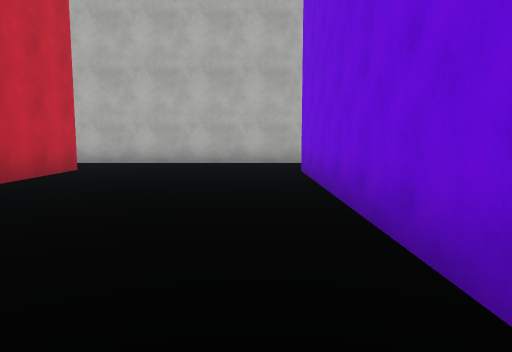
View 1 (above)

24 first-person views from a walk through a scene from a Unity 3-D project. The camera is 1.4 m above the floor, tilts 6° down and sees 70° across. The floor is counted in squares, 2 m on a side. Each view is taken from the middle of a square. On the plan, view 1 faces up. The plan holds only what a view shows up to about 11 squares ahead; the rest is blank. The place goes on beyond the plan. Surface patterns are stand-ins for the level's own textures.

View 2
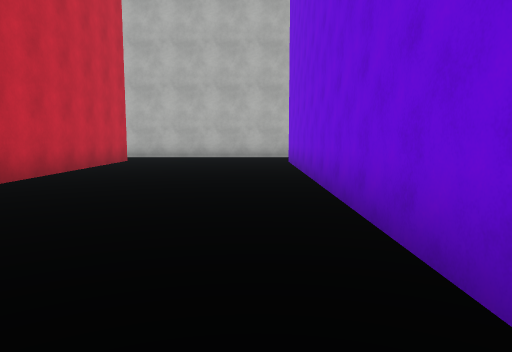

View 3
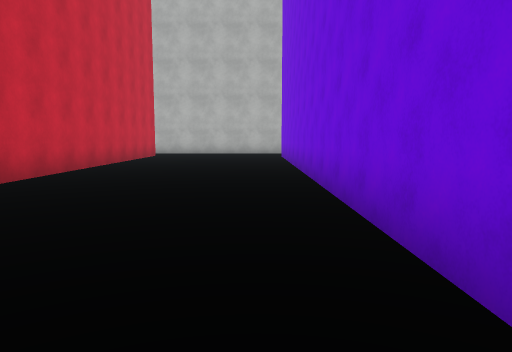

View 4
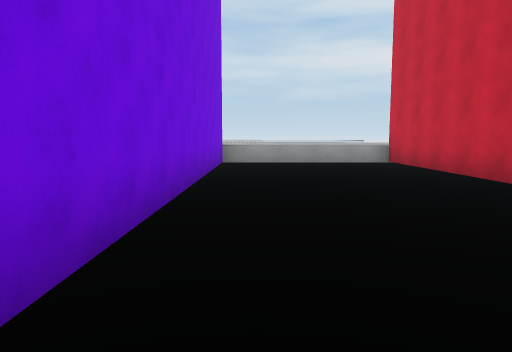

View 5
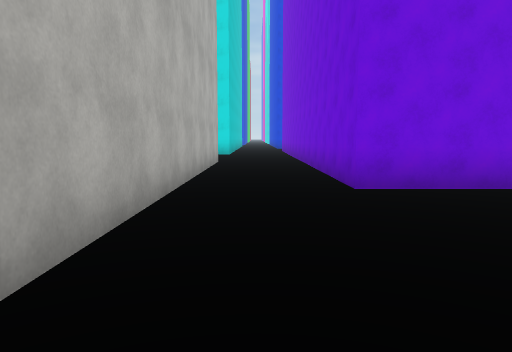

View 6
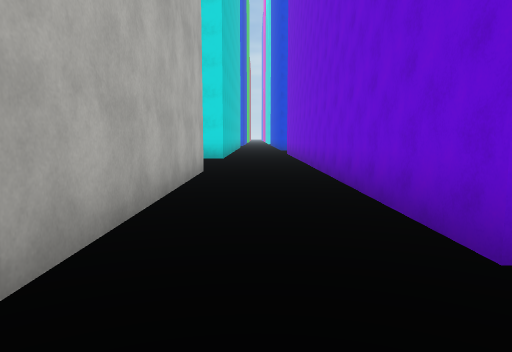

View 7
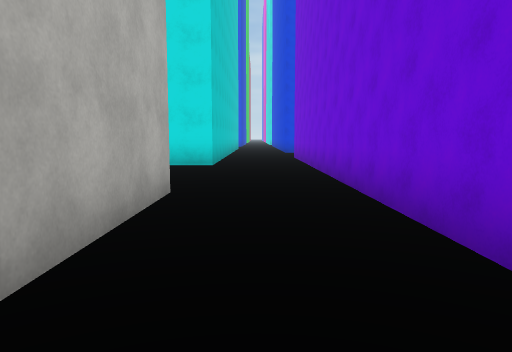

View 8
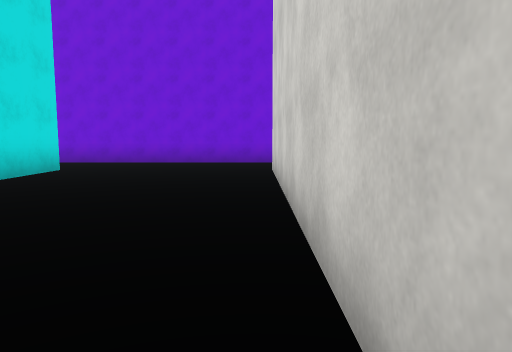

View 9
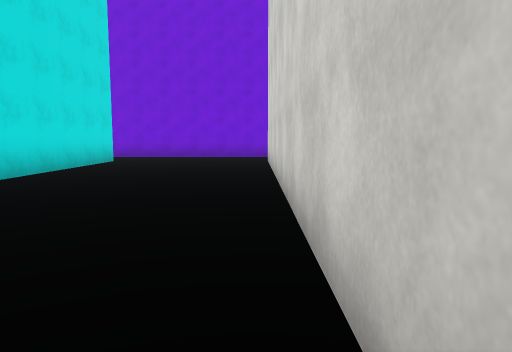

View 10
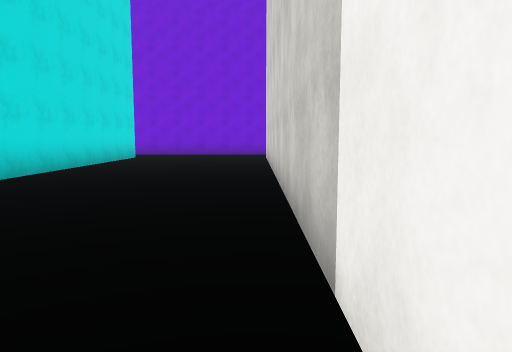

View 11
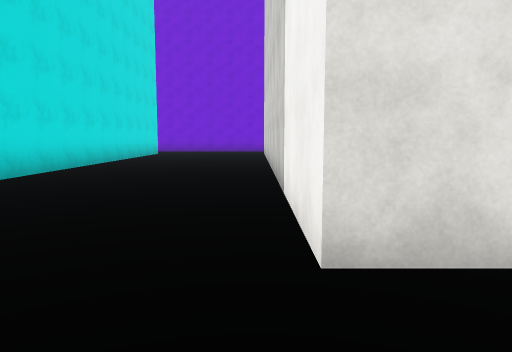

View 12
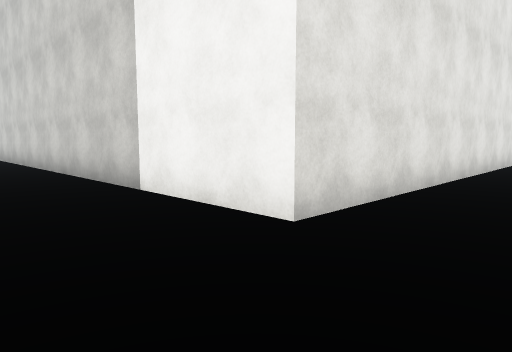

View 13
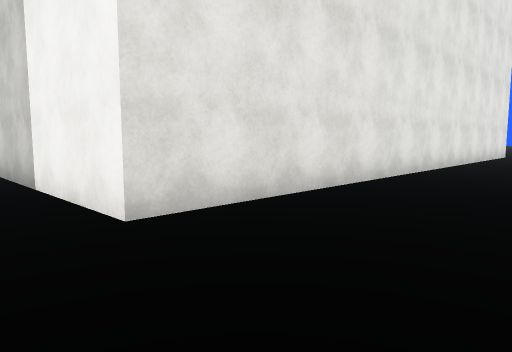

View 14
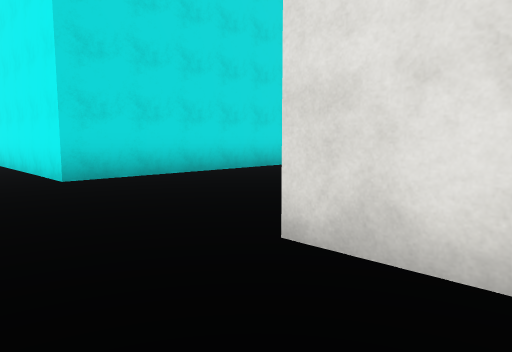

View 15
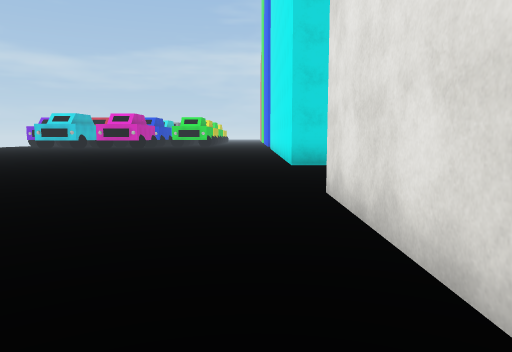

View 16
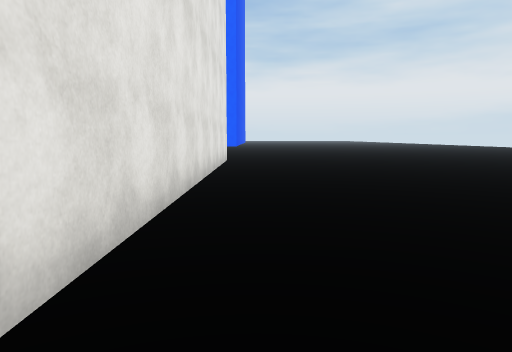

View 17
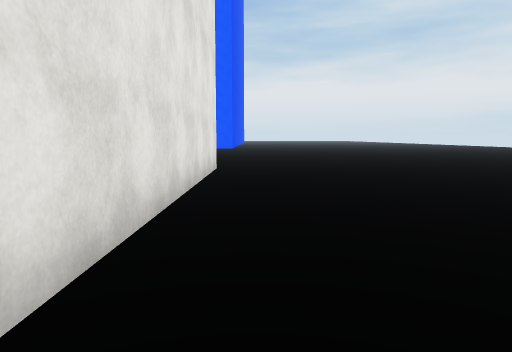

View 18
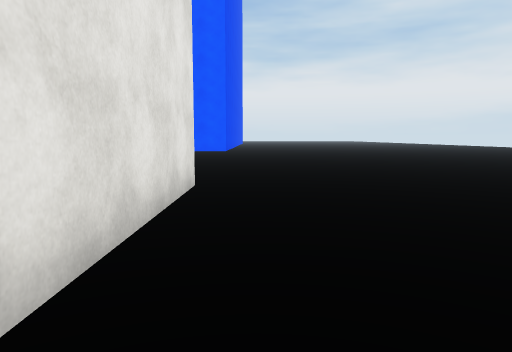

View 19
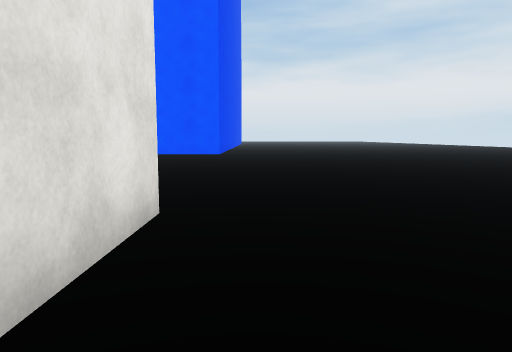

View 20
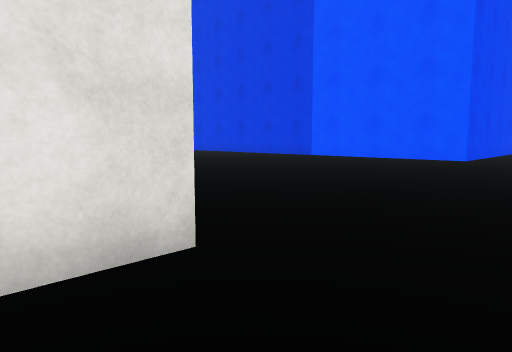

View 21
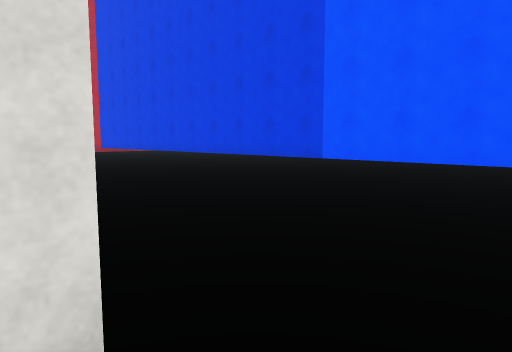

View 22
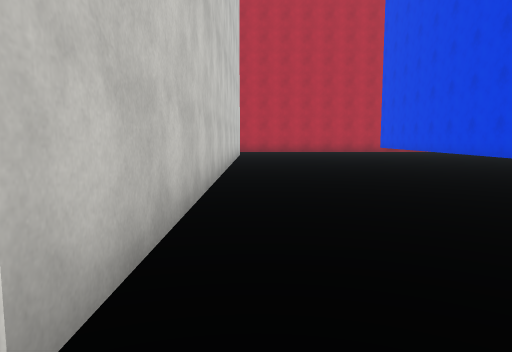

View 23
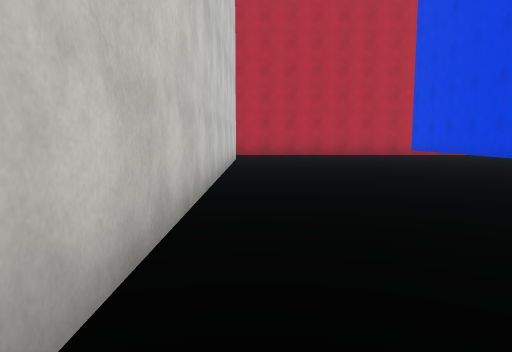

View 24
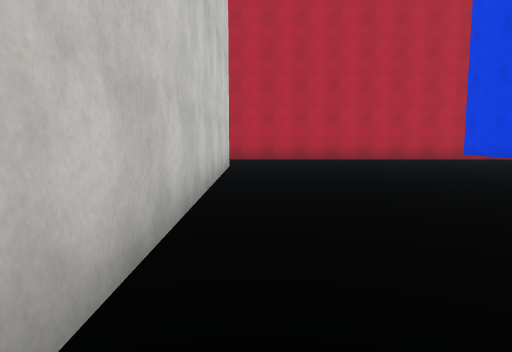

### Floor plan
Points are (right, up) in squares from view 1. A wall is a line through its corners. A room is listed if a view was taken in it or the views show most of it. See-through windows are left out.
Room 1 (views 1, 2, 3, 4, 6, 7)
walls: (1, -6.3) (1, 7.6) (7.5, 7.6); (-3.7, 7.8) (-3.7, -6.3); (6.8, 10.1) (-2.5, 10.1)
low walls: (-3.7, -6.3) (1, -6.3)
ways out: opening at (-3, 8.5) to room 2; opening at (7.5, 8.5) to room 2
Room 2 (views 5, 8, 9, 10, 11, 12, 13, 14, 15, 16, 17, 18, 19, 20, 21, 22, 23, 24)
walls: (-14.5, 24.1) (-13.1, 24.1) (-13.1, 10); (-2.5, 10.1) (-5, 10.1); (-7.4, 10) (-7.4, 24.1) (6.6, 24.1) (6.6, 10.4); (7.5, 7.6) (13, 7.6); (13, 10.1) (11.2, 10.1) (11.2, 24.1) (13.5, 24.1)
ways out: opening at (-3, 8.5) to room 1; opening at (7.5, 8.5) to room 1

Where each view was taken, in squares from view 1:
view 1: 0 up, 0 right, facing up
view 2: 3 down, 0 right, facing up
view 3: 6 down, 0 right, facing up
view 4: 4 up, 0 right, facing down
view 5: 9 up, 4 left, facing right
view 6: 9 up, 1 left, facing right
view 7: 9 up, 2 right, facing right
view 8: 18 up, 7 right, facing down
view 9: 21 up, 7 right, facing down
view 10: 23 up, 7 right, facing down
view 11: 26 up, 7 right, facing down
view 12: 26 up, 9 right, facing down-left
view 13: 27 up, 8 right, facing down-left
view 14: 26 up, 5 right, facing down-right
view 15: 25 up, 2 right, facing right
view 16: 25 up, 4 right, facing left
view 17: 25 up, 1 right, facing left
view 18: 25 up, 2 left, facing left
view 19: 25 up, 4 left, facing left
view 20: 26 up, 6 left, facing down-left
view 21: 25 up, 7 left, facing down-left
view 22: 25 up, 8 left, facing down
view 23: 22 up, 8 left, facing down
view 24: 19 up, 8 left, facing down
